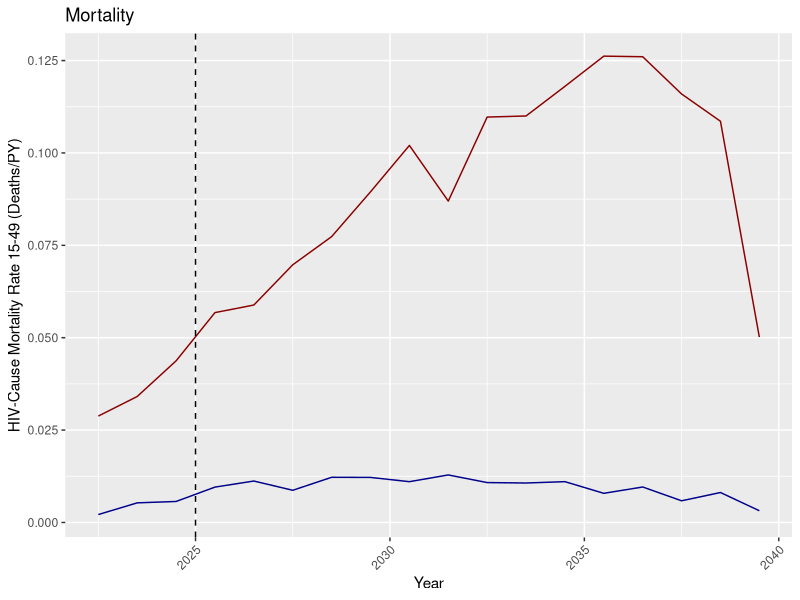
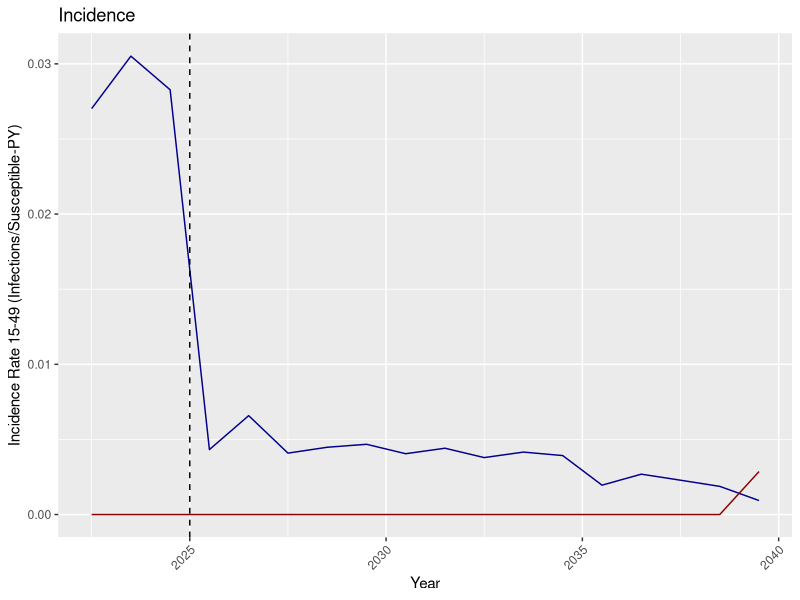
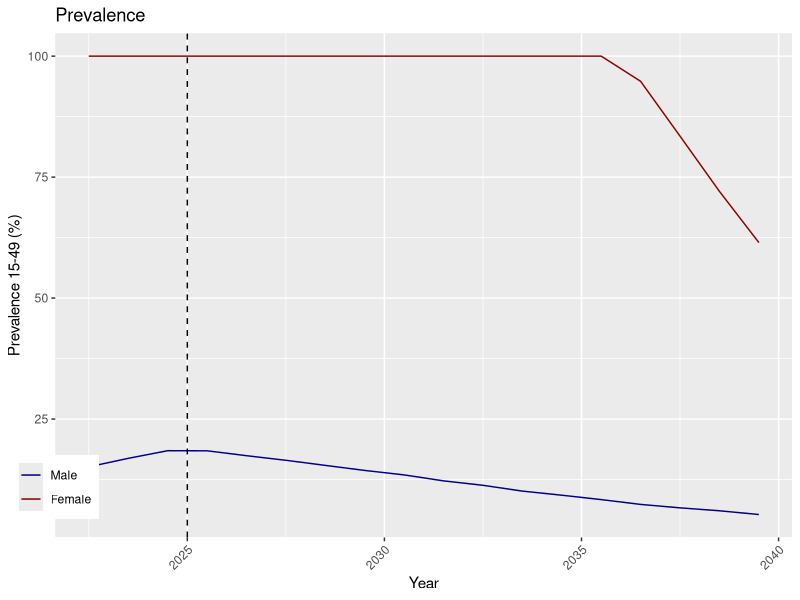

Recreate these plots in R, in order.
# SUMMARY: Plot HIV prevalence, incidence rate, and mortality rate for ages 15-49 by gender
# INPUT: output/ReportHIVByAgeAndGender.csv
# OUTPUT: figs/HIV_Summary.png

rm( list=ls( all=TRUE ) )
graphics.off()

library(reshape)
library(ggplot2)
library(gridExtra)

PrEP_YEAR = 2025

fig_dir = 'figs'
if( !file.exists(fig_dir) ) {
    dir.create(fig_dir)
}

dat = read.csv(file.path("output", "ReportHIVByAgeAndGender.csv"))

prevalent.m = melt(dat, 
    id=c("Year", "Gender", "Age"),
    measure=c("Population", "Infected", "On_ART"))

incident.m = melt(dat, 
    id=c("Year", "Gender", "Age"),
    measure=c("Died", "Died_from_HIV", "Newly.Infected"))

Years = unique(prevalent.m$Year)
nYears = 2*floor(length(Years)/2)   # Make it even
midYears = Years[seq(0,nYears-1) %% 2 == 0]   # First is mid-year

# midYear function for stitching half years together
midYear = function(year) {
    if( any(midYears == year) ) {
        return(year)
    }

    idx = which(year == Years)
    stopifnot(idx > 0)
    return( Years[[idx-1]] )
}

prevalent.m = prevalent.m[prevalent.m$Year %in% midYears,]
prevalent.c = cast(prevalent.m, Year + Gender~ variable, sum, subset=(Age>=15 & Age<50))

incident.m$Year = sapply(incident.m$Year, midYear)
incident.c = cast(incident.m, Year + Gender ~ variable, sum, subset=(Age>=15 & Age<50))

both.c = merge(prevalent.c, incident.c, by=c("Year", "Gender"))
both.c$Prevalence = 100 * both.c$Infected / both.c$Population
both.c$IncidenceRate = both.c$Newly.Infected / (both.c$Population - both.c$Infected)
both.c$IncidenceRate[ is.nan(both.c$IncidenceRate) ] = 0
both.c$HIVCauseMortalityRate = both.c$Died_from_HIV / both.c$Population
both.c$Gender = factor(both.c$Gender, labels=c("Male", "Female"))

print( both.c )

p.prevalence = ggplot(both.c, aes(x=Year, y=Prevalence, colour=Gender)) +
    geom_line() +
    geom_vline(xintercept=PrEP_YEAR, colour="black", linetype="dashed") + # PrEP in PrEP_YEAR
    scale_color_manual(values=c("darkblue", "darkred")) +
    theme(axis.text.x = element_text(angle = 45, hjust = 1)) +
    theme(legend.position=c(0.0,0.1)) +
    theme(legend.title=element_blank()) +
    xlab( "Year" ) +
    ylab( "Prevalence 15-49 (%)" ) +
    ggtitle( "Prevalence" )

p.incidence = ggplot(both.c, aes(x=Year, y=IncidenceRate, colour=Gender)) +
    geom_line() +
    geom_vline(xintercept=PrEP_YEAR, colour="black", linetype="dashed") + # PrEP in PrEP_YEAR
    scale_color_manual(values=c("darkblue", "darkred")) +
    theme(axis.text.x = element_text(angle = 45, hjust = 1)) +
    theme(legend.position="none") +
    theme(legend.title=element_blank()) +
    xlab( "Year" ) +
    ylab( "Incidence Rate 15-49 (Infections/Susceptible-PY)" ) +
    ggtitle( "Incidence" )

p.deaths = ggplot(both.c, aes(x=Year, y=HIVCauseMortalityRate, colour=Gender)) +
    geom_line() +
    geom_vline(xintercept=PrEP_YEAR, colour="black", linetype="dashed") + # PrEP in PrEP_YEAR
    scale_color_manual(values=c("darkblue", "darkred")) +
    theme(axis.text.x = element_text(angle = 45, hjust = 1)) +
    theme(legend.position="none") +
    theme(legend.title=element_blank()) +
    xlab( "Year" ) +
    ylab( "HIV-Cause Mortality Rate 15-49 (Deaths/PY)" ) +
    ggtitle( "Mortality" )

q = arrangeGrob(p.prevalence, p.incidence, p.deaths, ncol=3)

ggsave(file.path(fig_dir,"HIV_Summary.png"), plot=q, width=6, height=4)
